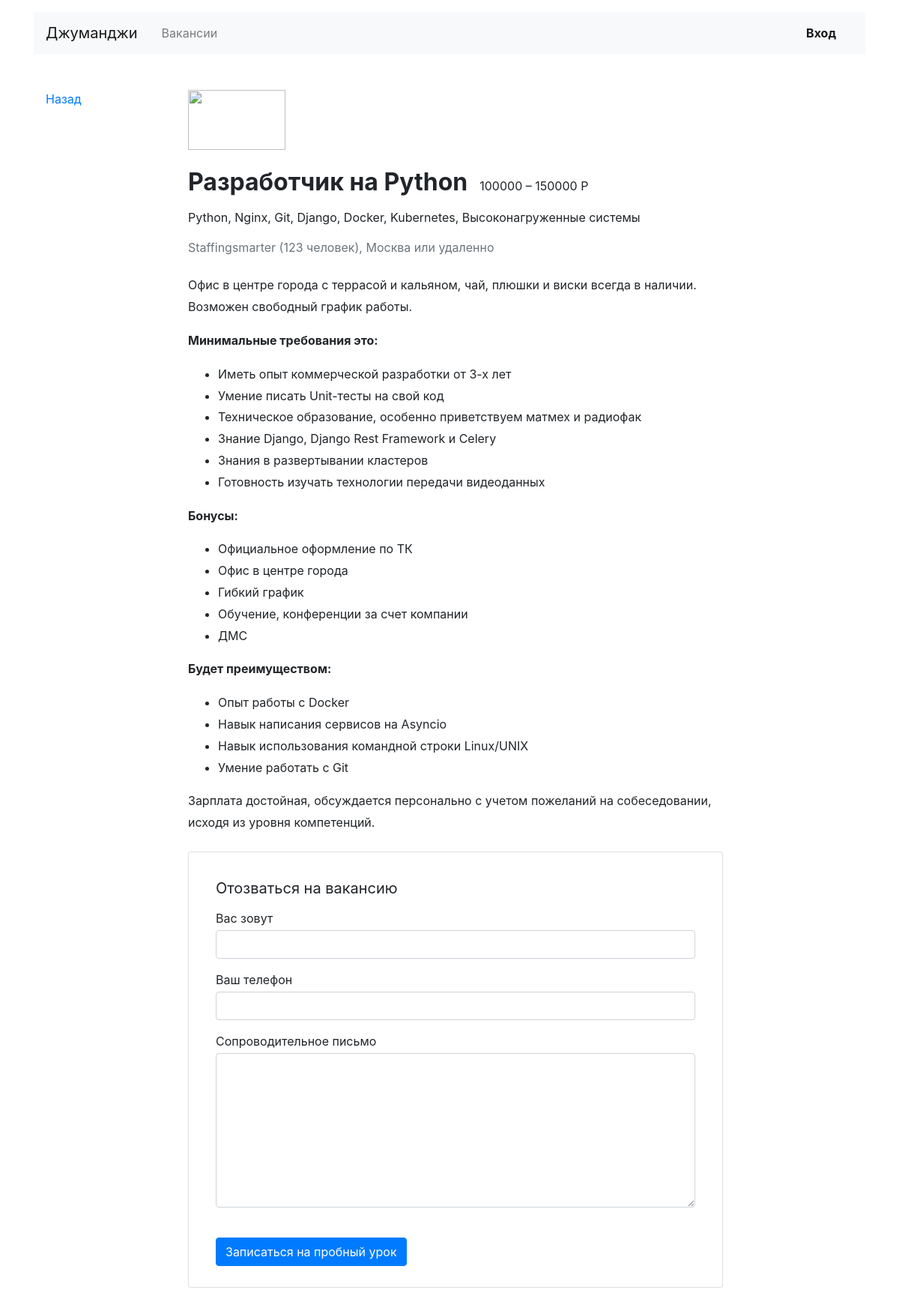
Screenshot of /vacancies/1 with the database file from the repository.
### job_finder/models.py (models this page shows, shortened)
class Vacancy(models.Model):
    title = models.CharField(max_length=200)
    specialty = models.ForeignKey(Specialty, on_delete=models.CASCADE, related_name='vacancies')
    company = models.ForeignKey(Company, on_delete=models.CASCADE, related_name='vacancies')
    skills = models.TextField()
    description = models.TextField()
    salary_min = models.IntegerField()
    salary_max = models.IntegerField()
    published_at = models.DateField()

class Company(models.Model):
    name = models.CharField(max_length=50)
    location = models.CharField(max_length=200)
    logo = models.URLField(max_length=500, default='https://place-hold.it/100x60')
    description = models.TextField()
    employee_count = models.IntegerField()

### job_finder/views.py (the view)
# urls.py: path('vacancies/<int:vacancy>', vacancy_view, name="vacancy"),
def vacancy_view(request, vacancy):
    context = {}
    context["vacancy"] = Vacancy.objects.get(id=vacancy)
    return render(request, "week3/vacancy.html", context)

### job_finder/templates/week3/vacancy.html
{% extends 'week3/base.html' %}
{% block container %}
  <main class="container mt-3 pb-5">
    <div class="row mt-5">
      <div class="col-12 col-lg-2">
        <div class="pl-3 mb-5">
          <p><a href="{{ request.META.HTTP_REFERER }}">Назад</a></p>
        </div>
      </div>
      <div class="col-12 col-lg-8">
        <section class="pl-3">
          <a href="#"><img src="https://place-hold.it/130x80" width="130" height="80" alt=""></a>
          <div class="d-flex align-items-baseline align-content-baseline">
            <h1 class="h2 mt-4 font-weight-bold" >{{ vacancy.title }}</h1>
            <p class="m-0 pl-3">{{ vacancy.salary_min }} – {{ vacancy.salary_max }} Р</p>
          </div>
          <p class="mt-2">{{ vacancy.skills }}</p>
          <p class="text-muted mb-4">{{ vacancy.company.name|title }} ({{ vacancy.company.employee_count }} человек), {{ vacancy.company.location }} или удаленно</p>
          <div style="line-height: 1.8;">
            {{ vacancy.description|safe }}
          </div>
          <form action="/echo" class="card mt-4 mb-3" enctype="multipart/form-data">
            <div class="card-body mx-3">
              <p class="h5 mt-3 font-weight-normal">Отозваться на вакансию</p>
              <div class="form-group">
                <label class="mb-1 mt-2" for="userName">Вас зовут</label>
                <input class="form-control" type="text" placeholder="" id="userName">
              </div>
              <div class="form-group">
                <label class="mb-1" for="userPhone">Ваш телефон</label>
                <input class="form-control" type="tel" placeholder="" id="userPhone">
              </div>
              <div class="form-group">
                <label class="mb-1" for="userMsg" >Сопроводительное письмо</label>
                <textarea class="form-control" rows="8" id="userMsg"></textarea>
              </div>
              <input type="submit" class="btn btn-primary mt-4 mb-2" value="Записаться на пробный урок">
            </div>
          </form>
        </section>
      </div>
    </div>
  </main>
{% endblock %}

### rows the page displays
Vacancy: title "Разработчик на Python", salary_min "100000", salary_max "150000", skills "Python, Nginx, Git, Django, Docker, Kubernetes, Высоконагруженные системы", company.name "Staffingsmarter", company.employee_count "123", company.location "Москва", description "Офис в центре города с террасой и кальяном, чай, плюшки и виски всегда в наличии. Возможен свободный график работы. Минимальные требования это: Иметь опыт коммерческой разработки от 3-х лет Умение писать Unit-тесты на свой код Техническое образование, особенно приветствуем матмех и радиофак Знание Django, Django Rest Framework и Celery Знания в развертывании кластеров Готовность изучать технологии передачи видеоданных Бонусы: Официальное оформление по ТК Офис в центре города Гибкий график Обучение, конференции за счет компании ДМС Будет преимуществом: Опыт работы с Docker Навык написания сервисов на Asyncio Навык использования командной строки Linux/UNIX Умение работать с Git Зарплата…"
